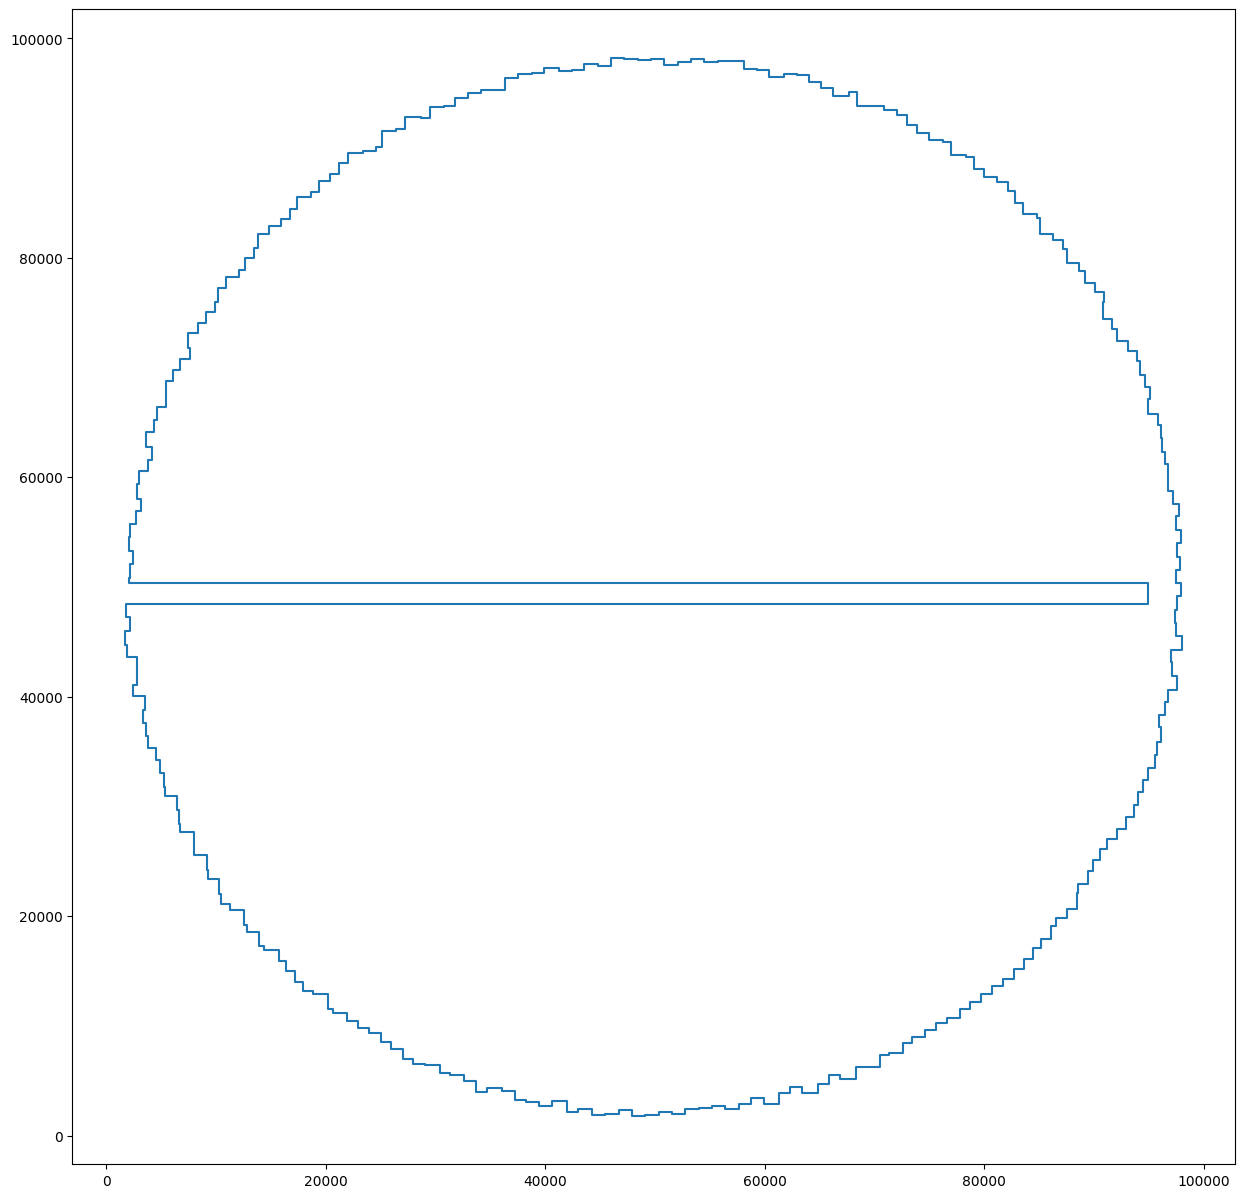

Recreate this plot in Python.
from matplotlib import pyplot as plt

with open("./input.txt", "r") as f:
    coords = [list(map(int, c.split(','))) for c in f.read().splitlines()]

plt.figure(figsize=(15, 15))

x = [p[0] for p in coords] + [coords[0][0]]
y = [p[1] for p in coords] + [coords[0][1]]

plt.plot(x, y)
plt.axis('equal')

plt.savefig("9_viz.png", bbox_inches="tight")
plt.show()
